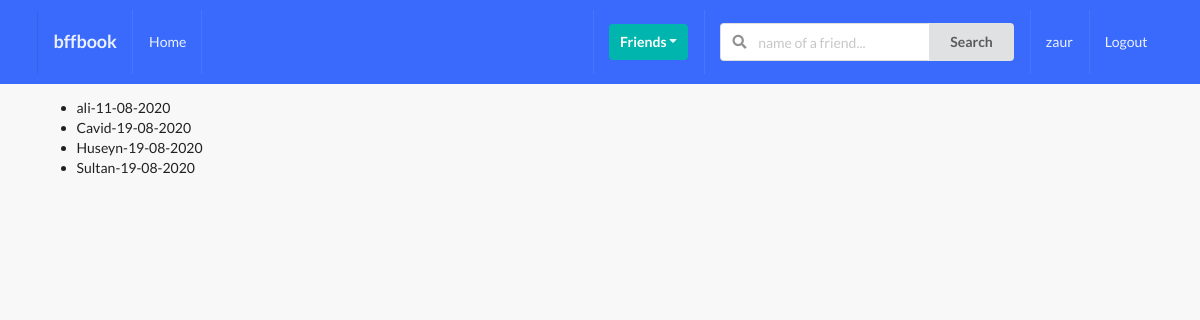
/profiles/to-invite/ (signed in), run on the app's committed database.
### profiles/models.py (models this page shows, shortened)
class Profile(models.Model):
    first_name=models.CharField(max_length=200,blank=True)
    last_name =models.CharField(max_length=200,blank=True)
    user=models.OneToOneField(User, on_delete=models.CASCADE)
    bio=models.TextField(default='no bio...',max_length=3000)
    email=models.EmailField(max_length=200,blank=True)
    country=models.CharField(max_length=200,blank=True)
    avatar=models.ImageField(default='avatar.jpg',upload_to='avatars/')
    friends=models.ManyToManyField(User,blank=True,related_name='friends')
    slug=models.SlugField(unique=True,blank=True)
    updated=models.DateTimeField(auto_now=True)
    created = models.DateTimeField(auto_now_add=True)
    objects = ProfileManager(
    )
    def __str__(self):
        return f"{self.user.username}-{self.created.strftime('%d-%m-%Y')}"

### profiles/views.py (the view)
# urls.py: path('to-invite/', invite_profiles_list_view, name='intive-profiles-view'),
def invite_profiles_list_view(request):
    user=request.user
    qs = Profile.objects.get_all_profiles_to_invite(user)
    context = {
        'qs':qs
    }
    return render(request, 'profiles/to_intive_list.html', context=context)

### profiles/models.py (called while the page is built)
    def __str__(self):
        return f"{self.sender}-{self.receiver}-{self.status}"

### profiles/templates/profiles/to_intive_list.html (shortened to what this page needs)
{% extends 'base.html' %}
{% block content %}
<ul>
    {% for item in qs %}
      <li>{{item}}</li>
    {% endfor %}
</ul>
{% endblock content %}

### templates/main/navbar.html (shortened to what this page needs)
<div class="ui inverted menu nav nb-7">
  <div class="ui container">
    <a href="" class="item">
        <h3>bffbook</h3>
    </a>
    {% if request.user.is_authenticated %}
    <a href="" class="item">
        Home
    </a>
    {% endif %}
    <div class="right menu">
        {% if request.user.is_authenticated %}
        <div class="item">
            <div class="ui floating dropdown icon button teal"> Friends
                <i class="dropdown icon"></i>
             </div>
        </div>
             <div class="item">
              <form action="" method="GET">
                <div class="ui action left icon input">
                <input class="prompt" type="text" name='q' placeholder="name of a friend...">
                <button type='submit' class="ui button">Search</button>
                </div>
            </form>
            </div>
            <a href="" class="item">
                 {{ request.user }}
            </a>
            <a href="" class="ui item">
                Logout
            </a>
        {% else %}
        <a href="" class="ui item">
                Login
            </a>
        {% endif %}
    </div>
  </div>
</div>

### static/style.css (style rules this page uses)
body { background: #f8f8f8 !important; }
.nav { border-radius: 0px !important; padding: 10px 0 10px 0 !important; background-color: #396afc !important; }
.nb-7 { margin-bottom: 7px !important; }

### data on the page
Profile: user+created "ali-11-08-2020"
Profile: user+created "Cavid-19-08-2020"
Profile: user+created "Huseyn-19-08-2020"
Profile: user+created "Sultan-19-08-2020"

### other printed values
{{ request.user }} "zaur"
